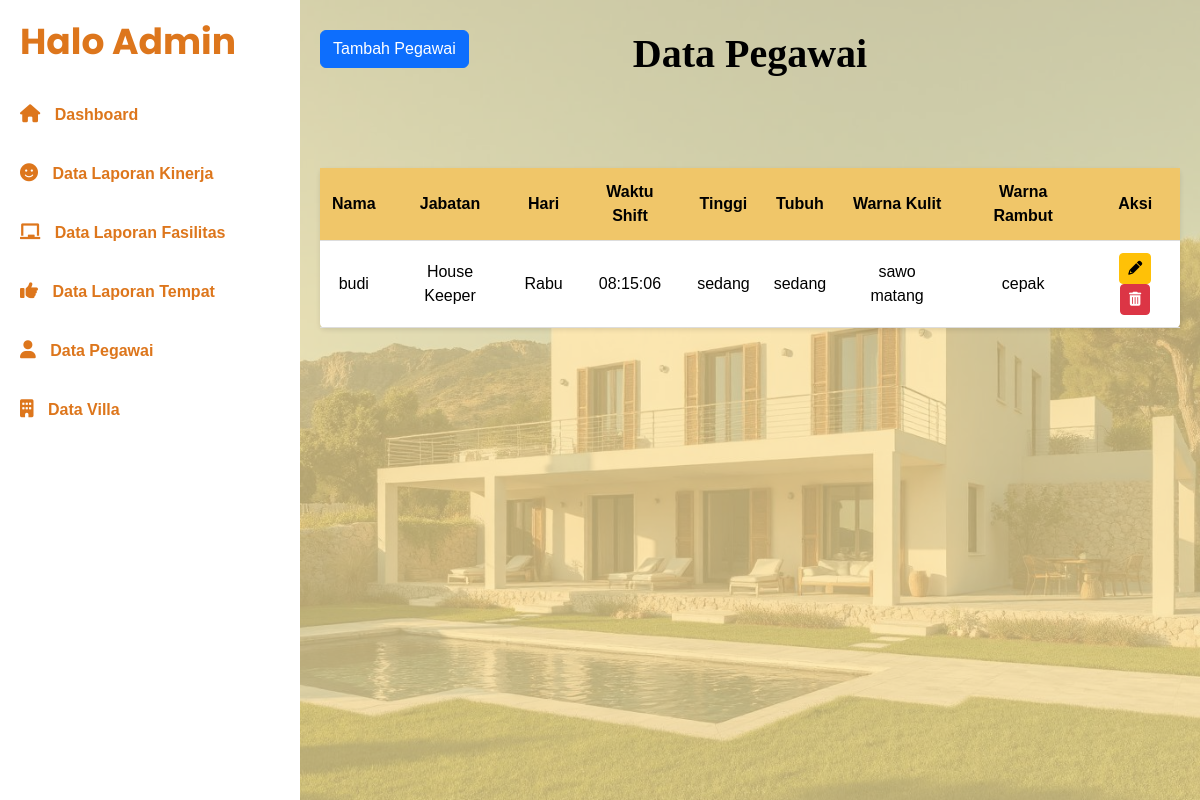
The page /Dashboarddatapegawai.php on the database as committed earlier.
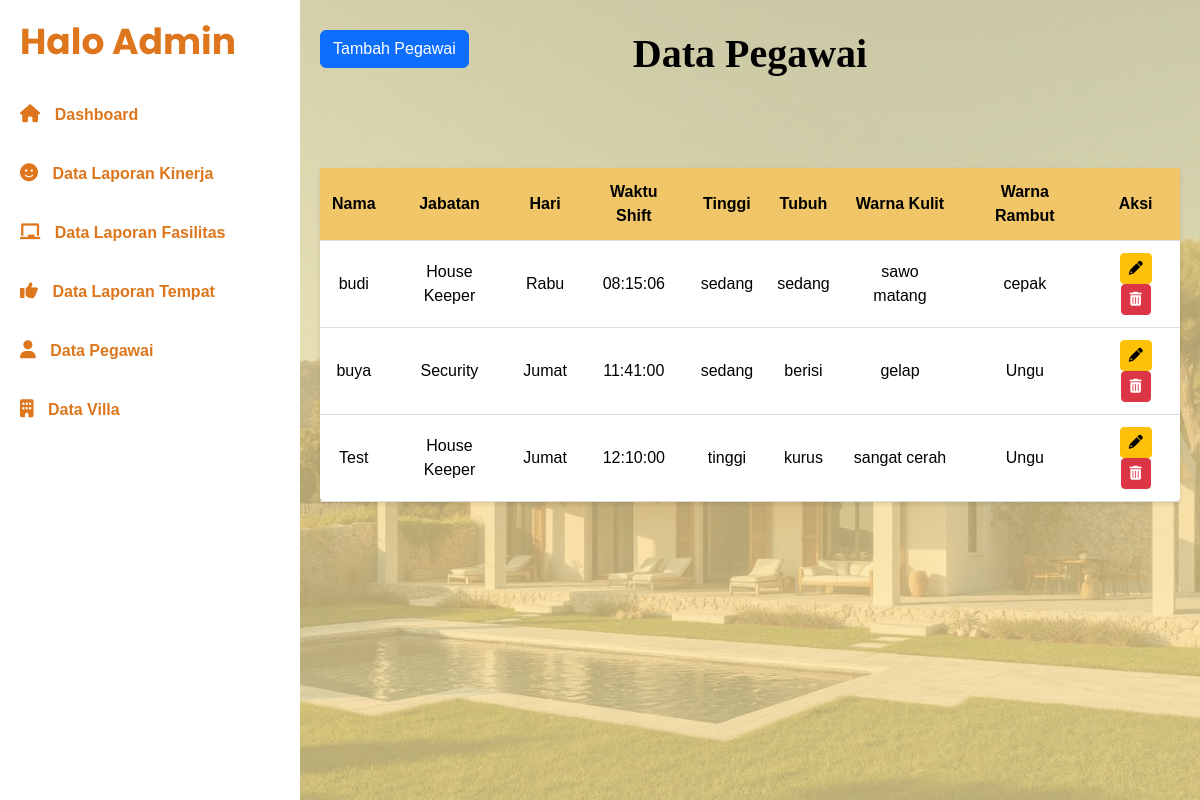
The same page on the database as committed later.
### tables this page shows
CREATE TABLE `pegawai` (
  `id_pegawai` int(11) NOT NULL,
  `nama` varchar(255) NOT NULL,
  `jabatan` enum('Resepsionis','House Keeper','Security') NOT NULL,
  `hari` enum('Senin','Selasa','Rabu','Kamis','Jumat','Sabtu','Minggu') NOT NULL,
  `waktu_shift` time NOT NULL,
  `tinggi` enum('pendek','sedang','tinggi','sangat tinggi') NOT NULL,
  `tubuh` enum('kurus','sedang','berisi','gemuk') NOT NULL,
  `kulit` enum('cerah','sawo matang','gelap','sangat cerah','sangat gelap') NOT NULL,
  `rambut` varchar(50) NOT NULL,
  `wajah` enum('oval','bulat','persegi','lonjong','segitiga') NOT NULL
);

### Dashboarddatapegawai.php (the view, shortened to what this page needs)
<?php
require_once 'koneksi.php';
?>
<!DOCTYPE html>
<html lang="en">
<head>
    <link rel="stylesheet" href="https://cdnjs.cloudflare.com/ajax/libs/font-awesome/6.0.0-beta3/css/all.min.css">
    <link href="https://cdn.jsdelivr.net/npm/bootstrap@5.3.0-alpha1/dist/css/bootstrap.min.css" rel="stylesheet">
    <link rel="stylesheet" href="https://cdn.jsdelivr.net/npm/bootstrap-icons@1.10.3/font/bootstrap-icons.css">
</head>
<body>
    <div class="sidebar">
        <h2>Halo Admin</h2>
        <a href="Dashboardadmin.php"><i class="fas fa-home"></i> Dashboard</a>
        <a href="DashbordKinerja.php"><i class="fas fa-smile"></i> Data Laporan Kinerja</a>
        <a href="DashbordFasilitas.php"><i class="fas fa-chalkboard"></i> Data Laporan Fasilitas</a>
        <a href="DashboardTempt.php"><i class="fas fa-thumbs-up"></i> Data Laporan Tempat</a>
        <a href="Dashboarddatapegawai.php"><i class="fas fa-user"></i> Data Pegawai</a>
        <a href="datavilla.php"><i class="fas fa-building"></i> Data Villa</a>
    </div>
    <div class="main-content">
        <h1><strong>Data Pegawai</strong></h1>
        <a href="tambah_pegawai.php" class="btn btn-primary btn-tambah">Tambah Pegawai</a>
        <table class="table-table-striped">
            <thead>
                <tr>
                    <th>Nama</th>
                    <th>Jabatan</th>
                    <th>Hari</th>
                    <th>Waktu Shift</th>
                    <th>Tinggi</th>
                    <th>Tubuh</th>
                    <th>Warna Kulit</th>
                    <th>Warna Rambut</th>
                    <th>Aksi</th>
                </tr>
            </thead>
            <tbody>
                <?php
                if ($conn) {
                    $query = "SELECT * FROM pegawai";
                    $result = mysqli_query($conn, $query);
                    if ($result && mysqli_num_rows($result) > 0):
                        while ($pegawai = mysqli_fetch_assoc($result)):
                            ?>
                            <tr>
                                <td><?= htmlspecialchars($pegawai['nama']); ?></td>
                                <td><?= htmlspecialchars($pegawai['jabatan']); ?></td>
                                <td><?= htmlspecialchars($pegawai['hari']); ?></td>
                                <td><?= htmlspecialchars($pegawai['waktu_shift']); ?></td>
                                <td><?= htmlspecialchars($pegawai['tinggi']); ?></td>
                                <td><?= htmlspecialchars($pegawai['tubuh']); ?></td>
                                <td><?= htmlspecialchars($pegawai['kulit']); ?></td>
                                <td><?= htmlspecialchars($pegawai['rambut']); ?></td>
                                <td class="text-center">
                                    <a href="proses_datapegawai/edit.php?id=<?= $pegawai['id_pegawai']; ?>"
                                        class="btn btn-warning btn-sm">
                                        <i class="fas fa-pencil-alt"></i>
                                    </a>
                                    <a href="proses_datapegawai/delete.php?id=<?= $pegawai['id_pegawai']; ?>"
                                        class="btn btn-danger btn-sm"
                                        onclick="return confirm('Apakah Anda yakin ingin menghapus data ini?')">
                                        <i class="fas fa-trash-alt"></i>
                                    </a>
                                </td>
                            </tr>
                            <?php
                        endwhile;
                    else:
                        ?>
                        <tr>
                            <td colspan="9" class="text-center">Tidak ada data pegawai.</td>
                        </tr>
                        <?php
                    endif;
                } else {
                    echo "<tr><td colspan='9' class='text-center'>Koneksi database tidak tersedia.</td></tr>";
                }
                ?>
            </tbody>
        </table>
    </div>
</body>
</html>

### Dashboarddatapegawai.php (style rules this page uses)
* { box-sizing: border-box; margin: 0; padding: 0; }
body { font-family: Arial, sans-serif; background-color: #fafafa; display: flex; }
.sidebar { width: 300px; background-color: #fff; height: 100vh; padding: 20px; color: #DD761C; }
.sidebar h2 { font-family: 'Poppins', sans-serif; font-weight: bold; font-size: 36px; color: #DD761C; margin-bottom: 30px; }
.sidebar a { text-decoration: none; font-weight: bold; display: block; padding: 10px 0; color: #DD761C; transition: background 0.3s; margin-bottom: 15px; }
.sidebar i { margin-right: 10px; font-size: 18px; }
.main-content { flex: 1; padding: 30px 20px; background-color: #FDE49E; text-align: center; background-image: url('blubrown.jpg'); background-size: cover; background-position: center; background-repeat: no-repeat; position: relative; }
.main-content::before { content: ''; position: absolute; top: 0; left: 0; right: 0; bottom: 0; background-color: #FDE49E; opacity: 0.7; z-index: 1; }
.main-content h1 { position: relative; z-index: 2; font-family: 'Baloo 2', cursive; font-size: 2.5rem; font-weight: bold; color: black; margin-bottom: 90px; }
.btn-tambah { position: absolute; top: 30px; left: 20px; z-index: 2; }
.table-table-striped { overflow-x: auto; overflow-y: auto; margin-top: 90px; z-index: 2; position: relative; max-height: 500px; }
table { width: 100%; border-collapse: collapse; background-color: #fff; border-radius: 5px; overflow: hidden; box-shadow: 0 2px 5px rgba(0, 0, 0, 0.1); position: relative; z-index: 2; border-collapse: collapse; table-layout: auto; }
th, td { padding: 12px; text-align: center; border-bottom: 1px solid #ddd; color: black; }
th { background-color: #f0c669; font-weight: bold; color: black; }

Rows that differ between the two databases and show on the page:
added pegawai: nama "buya", jabatan "Security", hari "Jumat", waktu_shift "11:41:00", tinggi "sedang", tubuh "berisi", kulit "gelap", rambut "Ungu"
added pegawai: nama "Test", jabatan "House Keeper", hari "Jumat", waktu_shift "12:10:00", tinggi "tinggi", tubuh "kurus", kulit "sangat cerah", rambut "Ungu"
